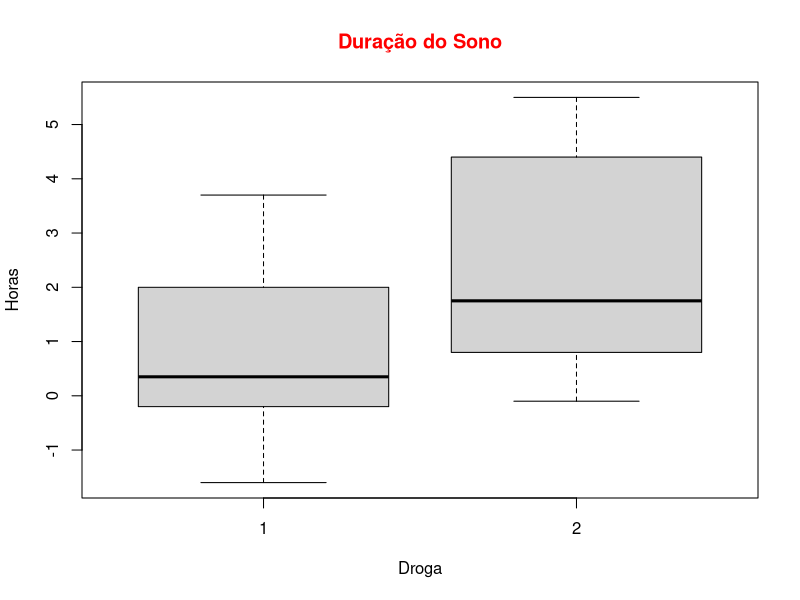
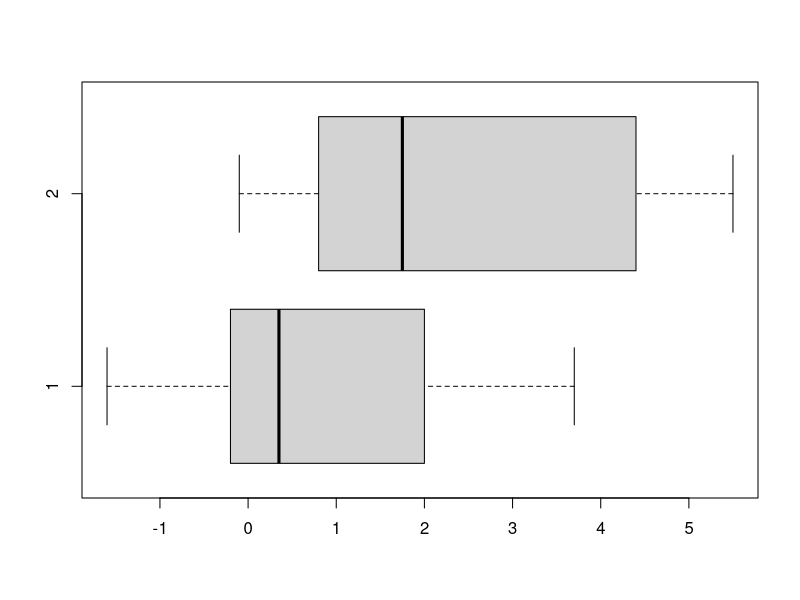
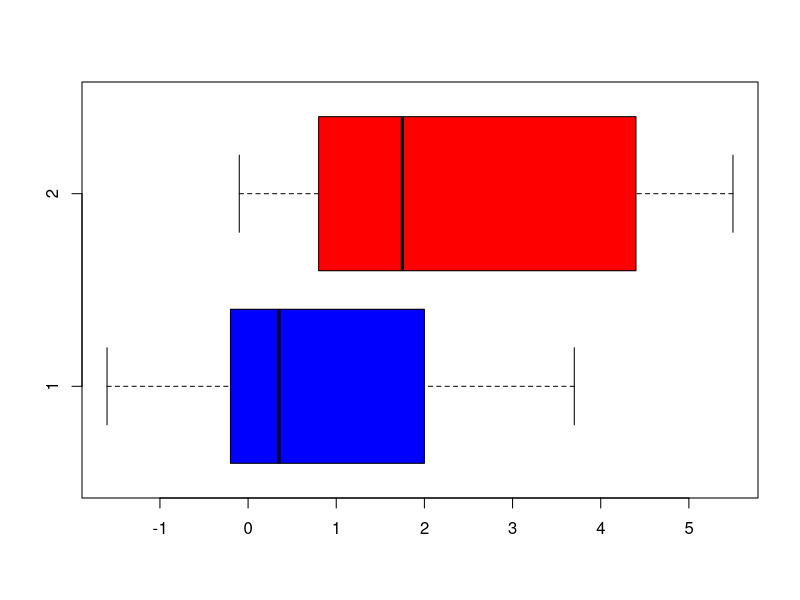
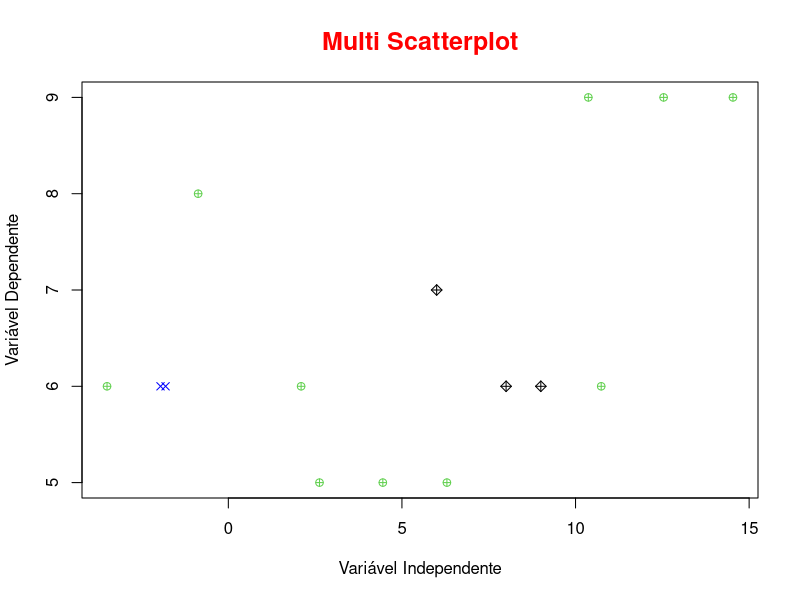
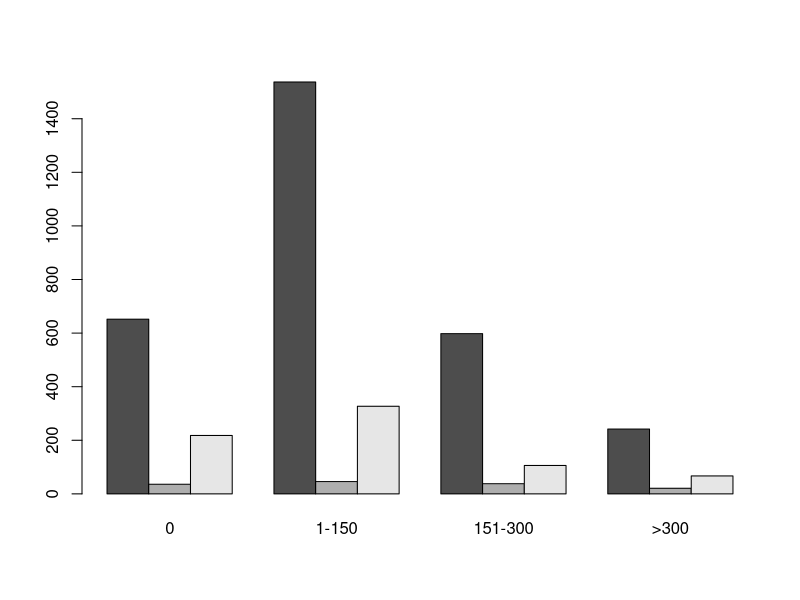
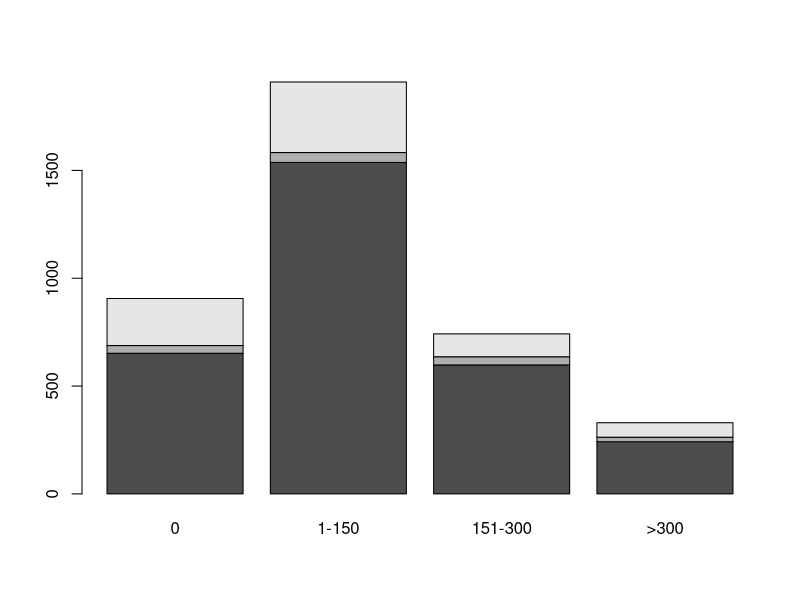
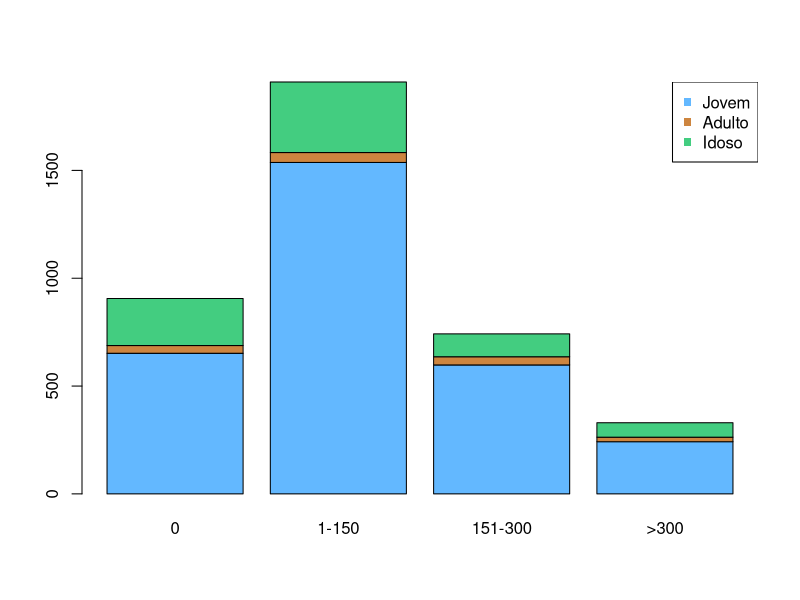
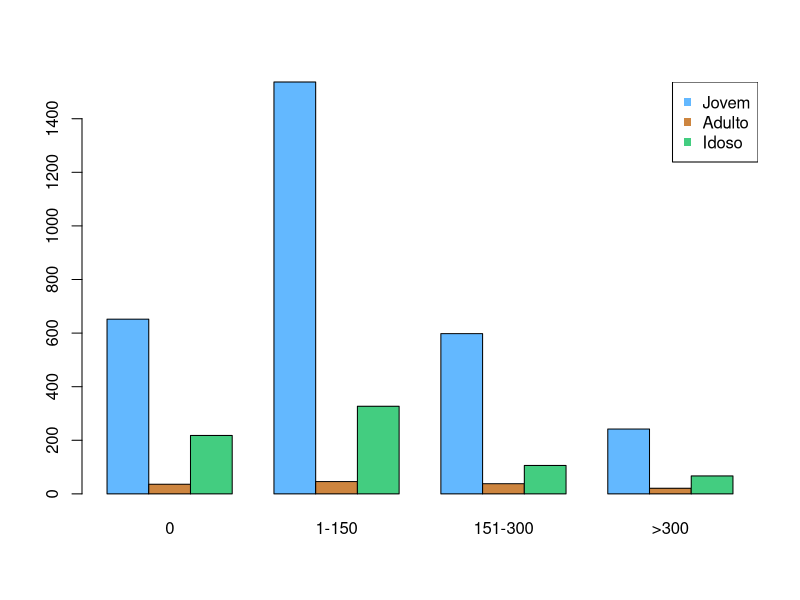

These figures' R source, in order:
## ---- chunk 1
# def Data
attach(sleep)
## ---- chunk 2
sleepboxplot = boxplot(data = sleep, extra ~ group,
                       main = "Duração do Sono",
                       col.main = "red", ylab = "Horas", xlab = "Droga")
## ---- chunk 3
# Horizontal boxplot
horizontalboxplot = boxplot(data = sleep, extra ~ group,
                            ylab = "", xlab = "", horizontal = T)

## ---- chunk 4
# Add color
horizontalboxplot = boxplot(data = sleep, extra ~ group,
                            ylab = "", xlab = "", horizontal = T,
                            col = c("blue", "red") )

## ---- chunk 5
# Def data
x = rnorm(10,5,7)
y = rpois(10,7)
z = rnorm(10,6,7)
t = rpois(10,9)

## ---- chunk 6
# Plot
plot(x, y, col = 123, pch = 10, main = "Multi Scatterplot",
     col.main = "red", cex.main = 1.5, xlab = "Variável Independente", 
     ylab = "Variável Dependente")

# Add points
points(z, t, col = "blue", pch = 4)
# Add points
points(y, t, col = 777, pch = 9)
# Add legend
legend(-6,5.9, legend = c("Nível 1", "Nível 2", "Nível 3"),
       col = c(123, "blue", 777), pch = c(10,4,9),
       cex = 0.65, bty = "n")


## ---- chunk 7
# Def data
dados <- matrix(c(652,1537,598,242,36,46,38,21,218,327,106,67), nrow = 3, byrow = T)
dados

## ---- chunk 8
# Nomeando linhas e colunas na matriz
colnames(dados) <- c("0","1-150","151-300",">300") 
rownames(dados) <- c("Jovem","Adulto","Idoso") 
dados

## ---- chunk 9
# Construindo o Barplot
barplot(dados, beside = T) 
barplot(dados) 

## ---- chunk 10
# Construindo o plot - Stacked Bar Plot
# As 3 faixas de idade são representadas na mesma coluna para as diferentes quantidades
barplot(dados, col = c("steelblue1", "tan3", "seagreen3"))
legend("topright", pch = 15, col = c("steelblue1", "tan3", "seagreen3"), legend = c("Jovem","Adulto","Idoso"))


## ---- chunk 11
# Color and legend
barplot(dados, beside = T, col = c("steelblue1", "tan3", "seagreen3"))
legend("topright", pch = 15, col = c("steelblue1", "tan3", "seagreen3"), legend = c("Jovem","Adulto","Idoso"))


## ---- chunk 12
# Com a Transposta da matriz, inverter as posições entre faixa etária e faixa de quantidade
t(dados)

## ---- chunk 13
# Grafico de transp dos dados
barplot(t(dados), beside = T, col = c("steelblue1", "tan3", "seagreen3", "peachpuff1"))
legend("topright", pch = 15, col = c("steelblue1", "tan3", "seagreen3", "peachpuff1"), legend = c("0","1-150","151-300",">300"))

## ---- chunk 14
# Def data
dados = cars$speed
## ---- chunk 15
# Construindo um histograma - é usado para visualizar a distribuição de freq de UMA variável.
# divide em classes (grupos) de dados que aparecem com maior/menor frequencia.
hist(dados)
## ---- chunk 16
hist(dados, breaks = 10, main = "Histograma das Velocidades") # breaks: caixinhas
## ---- chunk 17
hist(dados, labels = T, breaks = c(0,5,10,20,30), main = "Histograma das Velocidades") # caixinhas específicas
## ---- chunk 18
hist(dados, labels = T, breaks = 10, main = "Histograma das Velocidades") # mostra o total de freq das caixinhas
## ---- chunk 19
hist(dados, labels = T, ylim = c(0,10), breaks = 10, main = "Histograma das Velocidades")
## ---- chunk 20
# Adicionando linhas ao histograma
grafico <- hist(dados, breaks = 10, main = "Histograma das Velocidades")
# Criando uma distribuição normal, media, desvio padrão 
xaxis = seq(min(dados), max(dados), length = 10)
yaxis = dnorm(xaxis, mean = mean(dados), sd = sd(dados))
#calcular a diferença:
yaxis = yaxis*diff(grafico$mids)*length(dados)

#acrescentar mais uma camada = distribuição normal 
lines(xaxis, yaxis, col = "red")

## ---- chunk 21
# Criando as fatias
fatias = c(40, 20, 40)
# Nomeando os labels
paises = c("Brasil", "Argentina", "Chile")

## ---- chunk 22
# Unindo paises e fatias - com a fç paste
paises = paste(paises, fatias)

## ---- chunk 23
# Incluindo mais detalhes no label
paises = paste(paises, "%", sep = "")

## ---- chunk 24
# Construindo um gráfico
pie(fatias, labels = paises,
    col = c("darksalmon", "gainsboro", "lemonchiffon4"), 
    main ="Distribuição de Vendas")

## ---- chunk 25
# Def dataframe (iris)
attach(iris)
## ---- chunk 26
Values = table(Species) 
labels = paste(names(Values))
pie(Values, labels = labels, main = "Distribuição de Espécies")

## ---- chunk 27
# 3D - Pcte Plotrix
library(plotrix) 
## ---- chunk 28
pie3D(fatias, labels = paises, explode = 0.05,
      col = c("steelblue1", "tomato2", "tan3"), 
      main = "Distribuição de Vendas")

# explode = divisão entre as fatias. 
